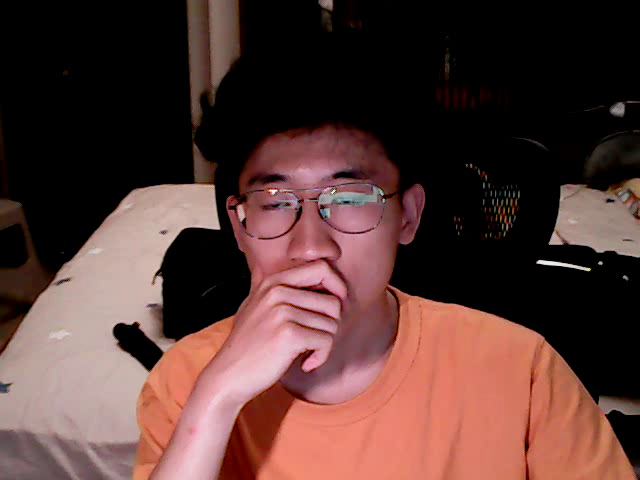
#> input picture frame 13 of 04.OpenCV/output.avi, 640 x 480 px
$ python 01read.py
#> lines starting #> are read from the running program, lines starting #| are printed output that depends on the picture
import cv2

cap = cv2.VideoCapture('output.avi')
if not cap.isOpened():
    print("The file does not exist or the encoding is wrong.")
while cap.isOpened():
    ret, frame = cap.read()
#> frame is the input picture: shape (480, 640, 3); mean B, G, R 54, 58.1, 88.3
    if ret:
        gray = cv2.cvtColor(frame, cv2.COLOR_BGR2GRAY)
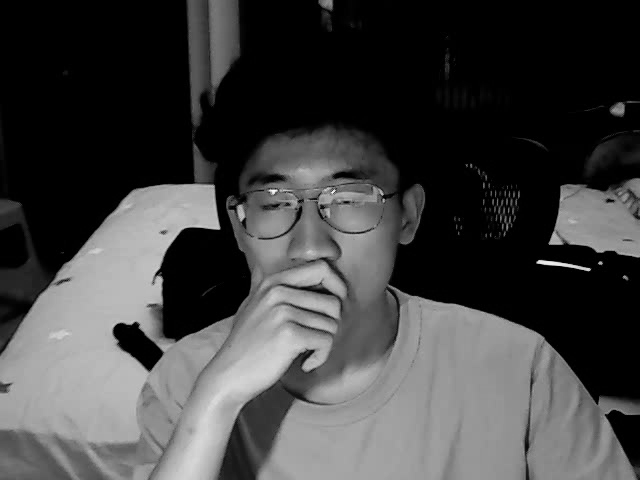
#> gray: shape (480, 640); min 0, max 250, mean 66.6
        cv2.imshow('frame', gray)
        if cv2.waitKey(25) & 0xFF == ord('q'):
#> (key q is pressed here)
            break
    else:
        break

cap.release()
cv2.destroyAllWindows()

$ run again, starting later in the video
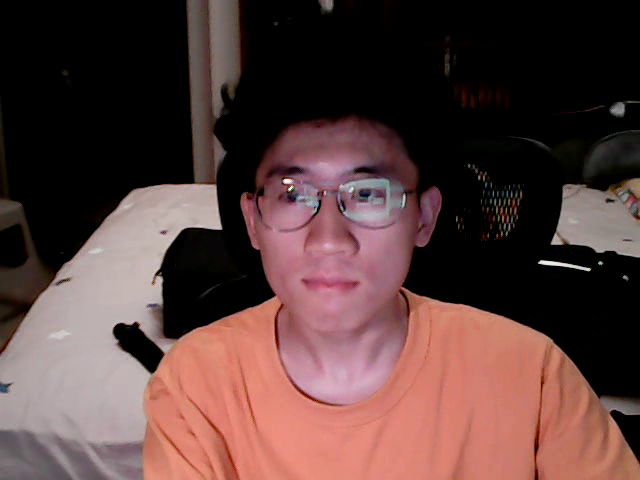
#> input picture frame 59 of 04.OpenCV/output.avi, 640 x 480 px
#> frame is the input picture: shape (480, 640, 3); mean B, G, R 60.4, 62.7, 89.6
#> `gray = cv2.cvtColor(frame, cv2.COLOR_BGR2GRAY)`:
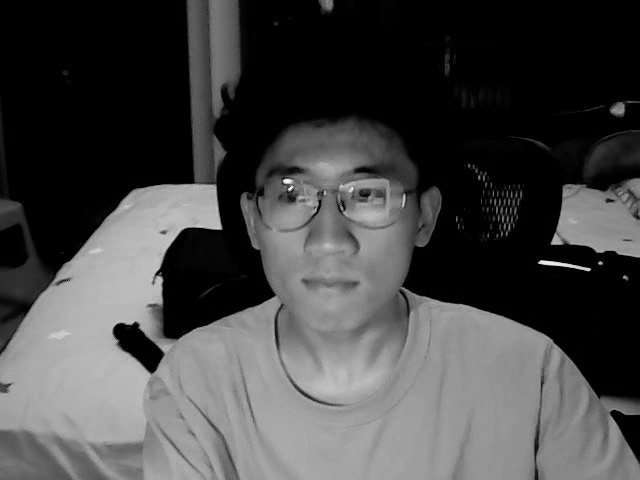
#> gray: shape (480, 640); min 0, max 250, mean 70.5

$ run again, starting later in the video
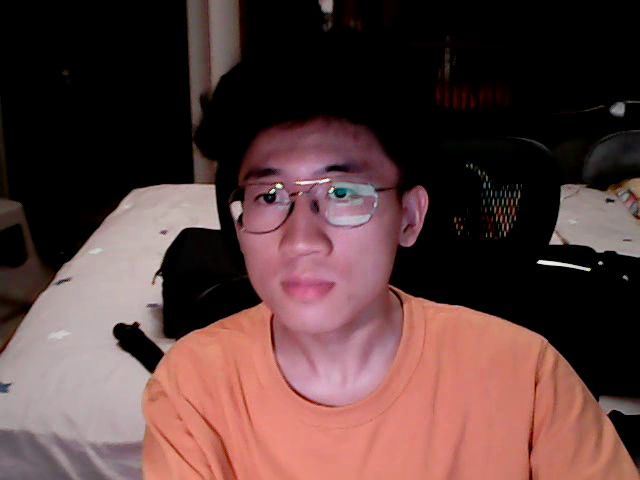
#> input picture frame 105 of 04.OpenCV/output.avi, 640 x 480 px
#> frame is the input picture: shape (480, 640, 3); mean B, G, R 59.8, 61.4, 88.8
#> `gray = cv2.cvtColor(frame, cv2.COLOR_BGR2GRAY)`:
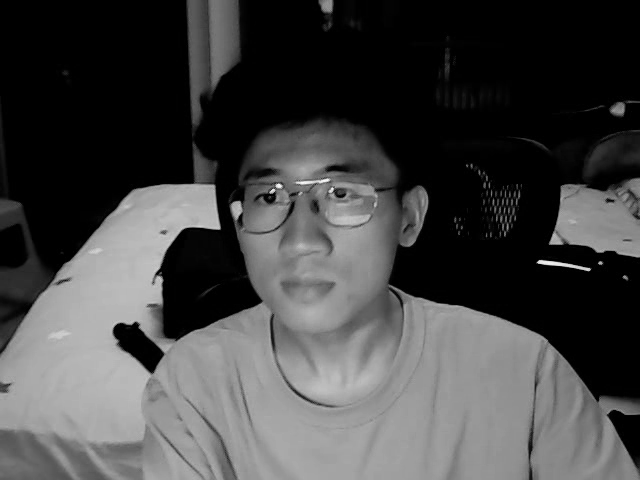
#> gray: shape (480, 640); min 0, max 248, mean 69.4
